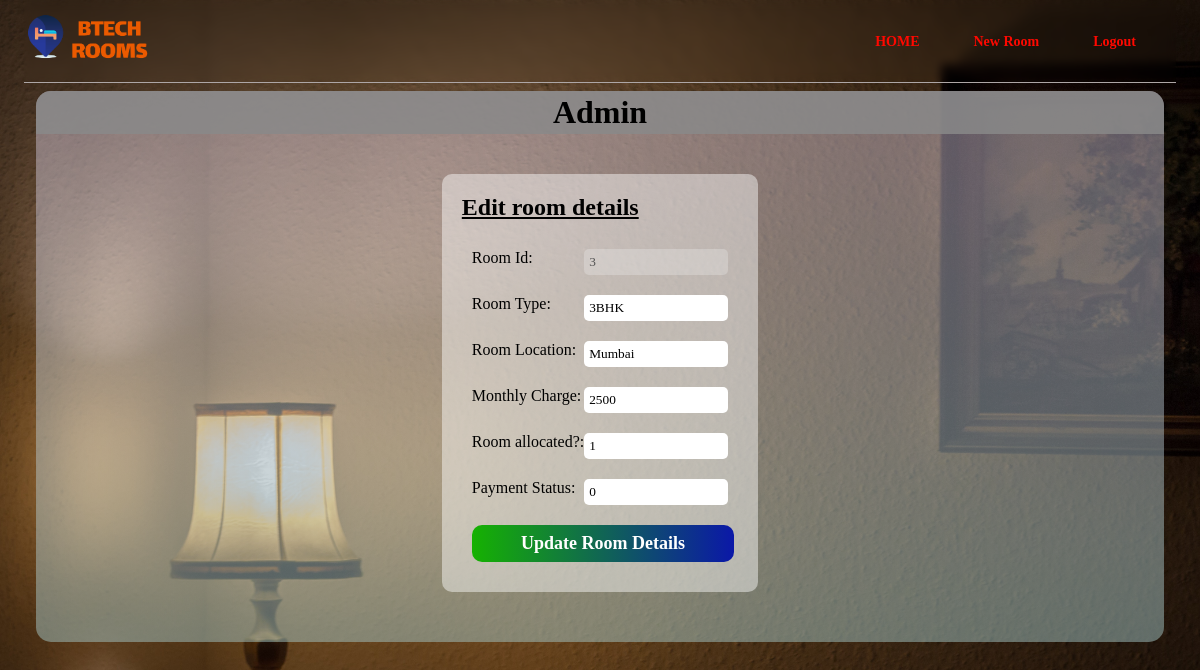
Screenshot of /editRoom.php?id=3 (signed in) with the database file from the repository.
### tables this page shows
CREATE TABLE `rooms` (
  `roomId` int(11) NOT NULL,
  `roomType` varchar(20) NOT NULL,
  `roomLocation` varchar(100) NOT NULL,
  `monthlyCharge` float NOT NULL DEFAULT 0,
  `roomAllocated` int(11) NOT NULL DEFAULT 0,
  `paymentStatus` int(11) NOT NULL DEFAULT 0,
  `roomAdditionTime` datetime NOT NULL DEFAULT current_timestamp()
);

### includes/classes/Room.php (called while the page is built, shortened)
<?php
	class Room {
		private $con;
		private $roomId;
        private $roomType;
        private $monthlyCharge;
        private $roomAllocated;
        private $paymentStatus;
		public function __construct($con) {
			$this->con = $con;
		}
		public static function withID( $con, $roomId ) {
			$instance = new self($con);
			$instance->loadByID( $roomId );
			return $instance;
		}
		protected function loadByID( $roomId ) {
			$this->roomId = $roomId;
            $query = mysqli_query($this->con, "SELECT * FROM rooms WHERE roomId='$this->roomId'");
            $rooms = mysqli_fetch_array($query);
            $this->roomType = $rooms['roomType'];
            $this->roomLocation = $rooms['roomLocation'];
            $this->monthlyCharge = $rooms['monthlyCharge'];
            $this->roomAllocated = $rooms['roomAllocated'];
            $this->paymentStatus = $rooms['paymentStatus'];
		}
		public function getRoomId() {
            return $this->roomId;
        }
        public function getRoomType() {
            return $this->roomType;
        }
        public function getRoomLocation() {
            return $this->roomLocation;
        }
         public function getMonthlyCharge() {
            return $this->monthlyCharge;
        }
        public function getRoomAllocated() {
            return $this->roomAllocated;
        }
        public function getPaymentStatus() {
            return $this->paymentStatus;
        }
	}
?>

### editRoom.php (the view, shortened to what this page needs)
<?php
include("includes/config.php");
include("includes/classes/Room.php");
if(isset($_GET['id'])) {
    $roomId = $_GET['id'];
}
else {
    header("Location: admin.php");
}
$room = Room::withID( $con, $roomId );
include("includes/handlers/room-handler.php");
?>
<!DOCTYPE html>
<html lang="en">
<head>
    <link rel="stylesheet" href="assets/css/style.css">
</head>
<body>
    <div class="container">
        <div class="navbar">
            <a href="index.php"><img src="assets/images/logo.png" class="logo" alt="logo"></a>
            <nav>
                <ul id="menuList">
                    <li><a href="index.php">HOME</a></li>
                    <li><a href="newRoom.php">New Room</a></li>
                    <li><a href="login.php">Logout</a></li>
                </ul>
            </nav>
        </div>
        <div class="display-container">
            <div class="jumbotron heading">
                <h1 style="margin: 0 20px; text-align: center;">Admin</h1>
            </div>
            <div id="content" class="content">
                <form id="signupUserForm" action="<?php echo "editRoom.php?id=$roomId" ; ?>" method="POST">
                    <h2>Edit room details</h2>
                    <br>
                    <div class="form-group">
                        <label for="roomId">Room Id: </label>
                        <input id="roomId" name="roomId" type="text" value="<?php echo $room->getRoomId() ?>" required disabled>
                    </div>
                    <div class="form-group">
                        <label for="roomType">Room Type: </label>
                        <input id="roomType" name="roomType" type="text" placeholder="1BHK/ 2BHK/ 3BHK .."
                            value="<?php echo $room->getRoomType() ?>" required>
                    </div>
                    <div class="form-group">
                        <label for="roomLocation">Room Location: </label>
                        <input id="roomLocation" name="roomLocation" type="text" placeholder=" Enter address"
                            value="<?php echo $room->getRoomLocation() ?>" required>
                    </div>
                    <div class="form-group">
                        <label for="monthlyCharge">Monthly Charge: </label>
                        <input id="monthlyCharge" name="monthlyCharge" type="text" placeholder=" Enter monthly charge "
                            value="<?php echo $room->getMonthlyCharge() ?>" required>
                    </div>
                    <div class="form-group">
                        <label for="roomAllocated">Room allocated?: </label>
                        <input id="roomAllocated" name="roomAllocated" type="text" placeholder=" Enter monthly charge "
                            value="<?php echo $room->getRoomAllocated() ?>" required>
                    </div>
                    <div class="form-group">
                        <label for="paymentStatus">Payment Status: </label>
                        <input id="paymentStatus" name="paymentStatus" type="text" placeholder=" Enter monthly charge "
                            value="<?php echo $room->getPaymentStatus() ?>" required>
                    </div>
                    <button id="updateRoomButton" style="margin: 10px;" type="submit" name="updateRoomButton">Update
                        Room Details</button>
                </form>
            </div>
        </div>
</body>
</html>

### assets/css/style.css (style rules this page uses)
:root { --primaryColor: #ff0800; --blur: 10px; }
* { margin: 0; padding: 0; font-family: 'Lucida Grande', 'Lucida Sans Unicode'; }
a { text-decoration: none; color: var(--primaryColor); }
body { background-image: url("../images/background.jpg"); background-repeat: no-repeat; background-size: cover; }
.container { width: 100%; min-height: 100vh; padding: 0 2%; box-sizing: border-box; overflow: hidden; }
.navbar { width: 100%; display: flex; align-items: center; justify-content: center; border-bottom: solid #ada6a6 1px; backdrop-filter: blur(5px); }
.logo { width: 130px; cursor: pointer; }
nav { flex: 1; text-align: right; }
nav ul li { list-style: none; justify-content: center; align-items: center; display: inline-block; margin-right: 30px; }
button { width: 95%; border: none; padding: 8px 0; font-size: large; color: #FFF; background: linear-gradient(to right, hsl(113deg 99% 35%), hsl(235deg 88% 35%)); font-weight: bold; border-radius: 10px; }
form { text-align: left; padding: 20px; background: #ffffff73; margin: 10px; border-radius: 10px; }
form h2 { text-decoration: solid underline; }
.form-group { display: flex; justify-content: space-between; padding: 10px; }
.form-group input { padding: 5px 5px; border-radius: 5px; border: none; }
nav ul li a { text-decoration: none; color: var(--primaryColor); padding: 10px; font-size: 14px; font-weight: bold; }
.jumbotron { display: flex; flex-wrap: wrap; padding: 3px; align-items: center; justify-content: center; width: 99.5%; margin-bottom: 30px; color: inherit; background-color: rgb(138 138 138 / 84%); }
.display-container { display: flex; flex-direction: column; align-items: center; justify-content: center; margin: 1vh 1vw; padding-bottom: 40px; background: linear-gradient(#e6d6f069, rgba(166, 202, 202, 0.486)); border-radius: 15px; overflow: hidden; }
.content { display: flex; flex-wrap: wrap; flex-direction: column; justify-content: center; }

### rows the page displays
rooms: roomId "3", roomType "3BHK", roomLocation "Mumbai", monthlyCharge "2500", roomAllocated "1", paymentStatus "0"
